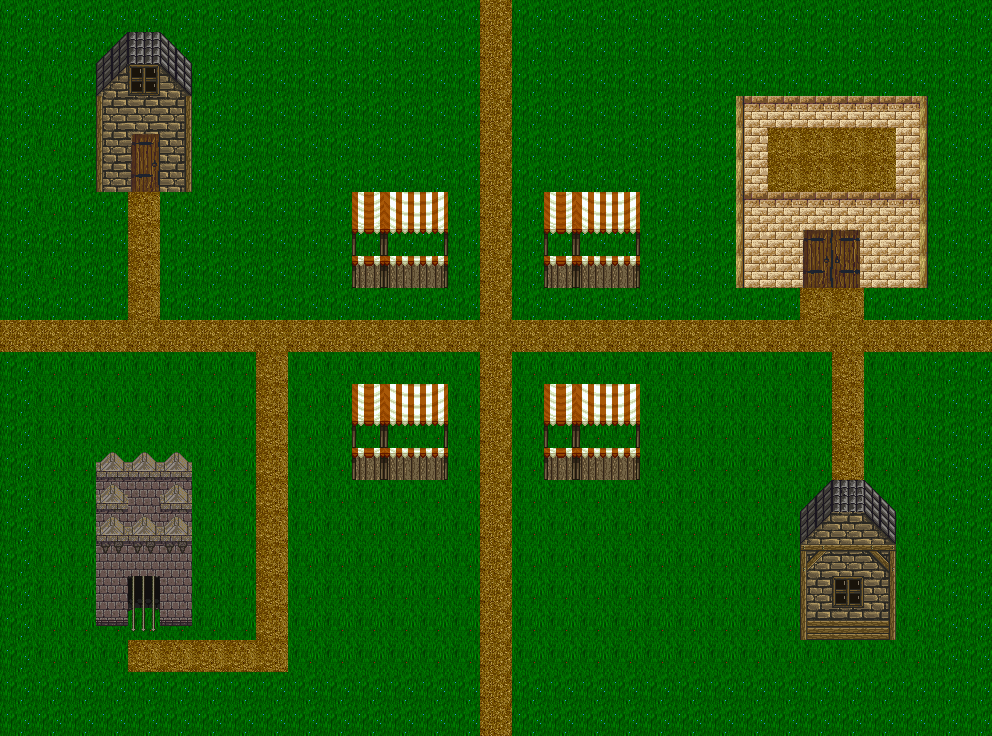

Below is a game level as drawn by its tile map, then a one-line description and the .tmx that defines it (tile-layer data replaced by summaries):
An orthogonal 31x23 tile map with 32x32 px tiles, 4 tile layers (ground, In Between, buildings, Tile Layer 3), 5 tilesets.

<map version="1.0" orientation="orthogonal" width="31" height="23" tilewidth="32" tileheight="32">
 <tileset firstgid="1" name="Castle_2" tilewidth="32" tileheight="32">
  <image source="Castle_2.png" width="512" height="512" />
  <tile id="1">
   <properties>
    <property name="blocked" value="true" />
   </properties>
  </tile>
  <tile id="49">
   <properties>
    <property name="blocked" value="true" />
   </properties>
  </tile>
  <tile id="65">
   <properties>
    <property name="blocked" value="true" />
   </properties>
  </tile>
  <tile id="75">
   <properties>
    <property name="blocked" value="true" />
   </properties>
  </tile>
  <tile id="78">
   <properties>
    <property name="blocked" value="true" />
   </properties>
  </tile>
  <tile id="81">
   <properties>
    <property name="blocked" value="true" />
   </properties>
  </tile>
  <tile id="91">
   <properties>
    <property name="blocked" value="true" />
   </properties>
  </tile>
 </tileset>
 <tileset firstgid="257" name="DungeonCrawl_ProjectUtumnoTileset" tilewidth="32" tileheight="32">
  <image source="DungeonCrawl_ProjectUtumnoTileset.png" width="2048" height="1536" />
 </tileset>
 <tileset firstgid="3329" name="town_0" tilewidth="32" tileheight="32">
  <image source="town_0.png" width="512" height="512" />
  <tile id="0">
   <properties>
    <property name="blocked" value="true" />
   </properties>
  </tile>
  <tile id="1">
   <properties>
    <property name="blocked" value="true" />
   </properties>
  </tile>
  <tile id="2">
   <properties>
    <property name="blocked" value="true" />
   </properties>
  </tile>
  <tile id="16">
   <properties>
    <property name="blocked" value="true" />
   </properties>
  </tile>
  <tile id="17">
   <properties>
    <property name="blocked" value="true" />
   </properties>
  </tile>
  <tile id="18">
   <properties>
    <property name="blocked" value="true" />
   </properties>
  </tile>
  <tile id="32">
   <properties>
    <property name="blocked" value="true" />
   </properties>
  </tile>
  <tile id="33">
   <properties>
    <property name="blocked" value="true" />
   </properties>
  </tile>
  <tile id="34">
   <properties>
    <property name="blocked" value="true" />
   </properties>
  </tile>
  <tile id="48">
   <properties>
    <property name="blocked" value="true" />
   </properties>
  </tile>
  <tile id="49">
   <properties>
    <property name="blocked" value="true" />
   </properties>
  </tile>
  <tile id="50">
   <properties>
    <property name="blocked" value="true" />
   </properties>
  </tile>
  <tile id="61">
   <properties>
    <property name="blocked" value="true" />
   </properties>
  </tile>
  <tile id="62">
   <properties>
    <property name="blocked" value="true" />
   </properties>
  </tile>
  <tile id="63">
   <properties>
    <property name="blocked" value="true" />
   </properties>
  </tile>
  <tile id="64">
   <properties>
    <property name="blocked" value="true" />
   </properties>
  </tile>
  <tile id="65">
   <properties>
    <property name="blocked" value="true" />
   </properties>
  </tile>
  <tile id="66">
   <properties>
    <property name="blocked" value="true" />
   </properties>
  </tile>
  <tile id="77">
   <properties>
    <property name="blocked" value="true" />
   </properties>
  </tile>
  <tile id="78">
   <properties>
    <property name="blocked" value="true" />
   </properties>
  </tile>
  <tile id="79">
   <properties>
    <property name="blocked" value="true" />
   </properties>
  </tile>
  <tile id="80">
   <properties>
    <property name="blocked" value="true" />
   </properties>
  </tile>
  <tile id="81">
   <properties>
    <property name="blocked" value="true" />
   </properties>
  </tile>
  <tile id="82">
   <properties>
    <property name="blocked" value="true" />
   </properties>
  </tile>
 </tileset>
 <tileset firstgid="3585" name="PathAndObjects_0" tilewidth="32" tileheight="32">
  <image source="PathAndObjects_0.png" width="512" height="512" />
  <tile id="205">
   <properties>
    <property name="blocked" value="true" />
   </properties>
  </tile>
  <tile id="206">
   <properties>
    <property name="blocked" value="true" />
   </properties>
  </tile>
  <tile id="207">
   <properties>
    <property name="blocked" value="true" />
   </properties>
  </tile>
  <tile id="221">
   <properties>
    <property name="blocked" value="true" />
   </properties>
  </tile>
  <tile id="222">
   <properties>
    <property name="blocked" value="true" />
   </properties>
  </tile>
  <tile id="223">
   <properties>
    <property name="blocked" value="true" />
   </properties>
  </tile>
  <tile id="237">
   <properties>
    <property name="blocked" value="true" />
   </properties>
  </tile>
  <tile id="238">
   <properties>
    <property name="blocked" value="true" />
   </properties>
  </tile>
  <tile id="239">
   <properties>
    <property name="blocked" value="true" />
   </properties>
  </tile>
 </tileset>
 <tileset firstgid="3841" name="animated_wooden_castle_door" tilewidth="32" tileheight="32">
  <image source="animated_wooden_castle_door.png" width="384" height="64" />
  <tile id="2">
   <properties>
    <property name="closedDoor" value="true" />
   </properties>
  </tile>
  <tile id="3">
   <properties>
    <property name="closedDoor" value="true" />
   </properties>
  </tile>
  <tile id="14">
   <properties>
    <property name="closedDoor" value="true" />
   </properties>
  </tile>
  <tile id="15">
   <properties>
    <property name="closedDoor" value="true" />
   </properties>
  </tile>
 </tileset>
 <layer name="ground" width="31" height="23">
  <data>[713 cells, 713 non-empty, 4 distinct tile ids]</data>
 </layer>
 <layer name="In Between" width="31" height="23">
  <data>[713 cells, 6 non-empty, 2 distinct tile ids]</data>
 </layer>
 <layer name="buildings" width="31" height="23">
  <data>[713 cells, 112 non-empty, 37 distinct tile ids]</data>
 </layer>
 <layer name="Tile Layer 3" width="31" height="23">
  <data>[713 cells, 7 non-empty, 5 distinct tile ids]</data>
 </layer>
</map>
